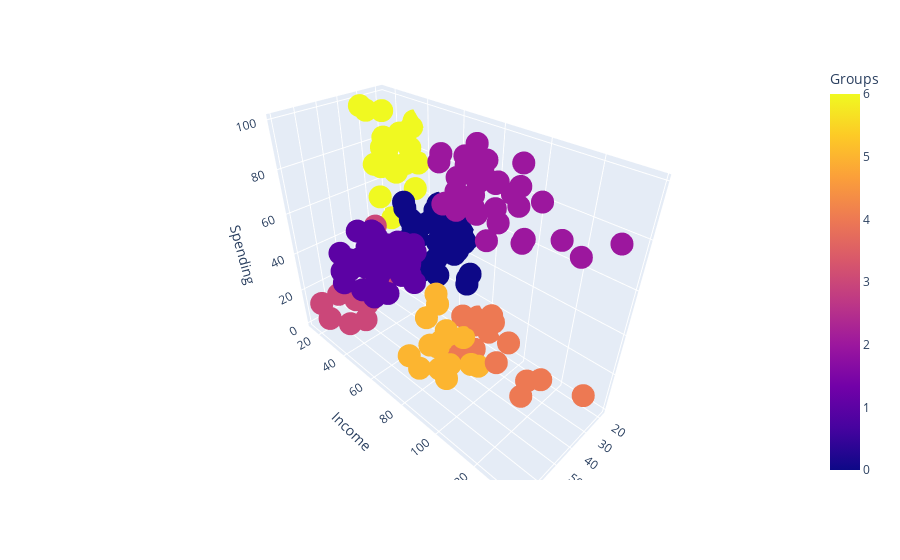

Notebook source saved alongside this figure:
### Code cell
import plotly.express as ex
fig = ex.scatter_3d(data_frame=X,x='Age',y='Income',z='Spending',color='Groups')
fig.show()

### Figure 1 — Plotly figure (JSON) as saved in the notebook; plotly's stock layout.template omitted (floating-point values rounded to 4 significant figures; data arrays with more than 128 entries replaced by an {"elided": "..."} marker saying what was removed)
{"data": [{"hovertemplate": "Age=%{x}<br>Income=%{y}<br>Spending=%{z}<br>Groups=%{marker.color}<extra></extra>", "legendgroup": "", "marker": {"color": {"elided": "200 int values"}, "coloraxis": "coloraxis", "symbol": "circle"}, "mode": "markers", "name": "", "scene": "scene", "showlegend": false, "type": "scatter3d", "x": {"elided": "200 int values"}, "y": {"elided": "200 int values"}, "z": {"elided": "200 int values"}}], "layout": {"coloraxis": {"colorbar": {"title": {"text": "Groups"}}, "colorscale": [[0, "#0d0887"], [0.1111, "#46039f"], [0.2222, "#7201a8"], [0.3333, "#9c179e"], [0.4444, "#bd3786"], [0.5556, "#d8576b"], [0.6667, "#ed7953"], [0.7778, "#fb9f3a"], [0.8889, "#fdca26"], [1, "#f0f921"]]}, "legend": {"tracegroupgap": 0}, "margin": {"t": 60}, "scene": {"domain": {"x": [0, 1], "y": [0, 1]}, "xaxis": {"title": {"text": "Age"}}, "yaxis": {"title": {"text": "Income"}}, "zaxis": {"title": {"text": "Spending"}}}}}
